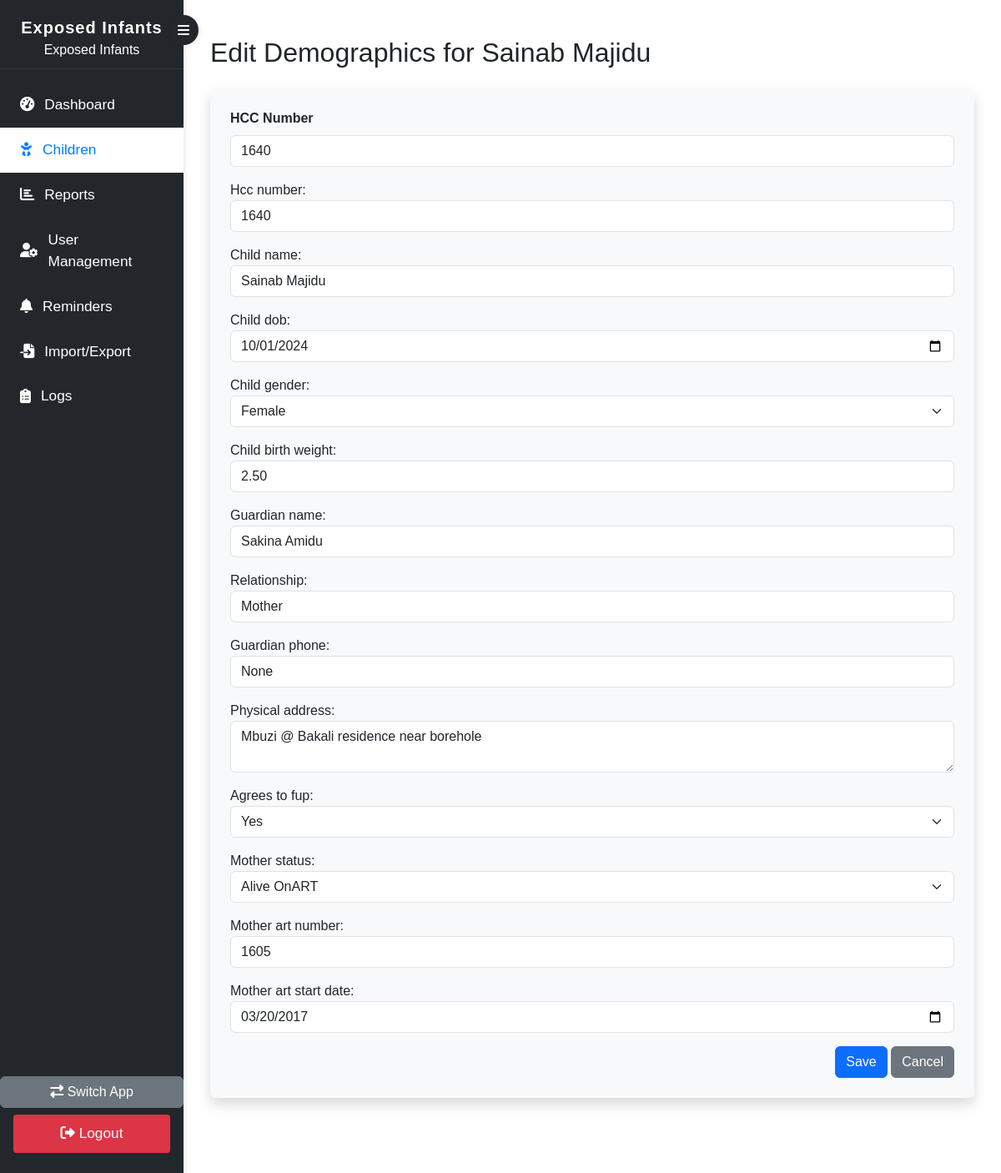
The app's page /children/exposed/children/child_dashboard/1640/edit/all/ (signed in) with its own data.
### children/models.py (models this page shows, shortened)
class Child(models.Model):
    hcc_number = models.CharField(max_length=20, primary_key=True)
    child_name = models.CharField(max_length=200)
    child_dob = models.DateField()
    CHILD_GENDER_CHOICES = [
        ('Male', 'Male'),
        ('Female', 'Female')
    ]
    child_gender = models.CharField(max_length=6, choices=CHILD_GENDER_CHOICES)
    child_birth_weight = models.DecimalField(max_digits=5, decimal_places=2)
    guardian_name = models.CharField(max_length=200)
    relationship = models.CharField(max_length=100)
    guardian_phone = models.CharField(max_length=20)
    physical_address = models.TextField()
    AGREES_TO_FUP_CHOICES = [('Yes', 'Yes'), ('No', 'No')]
    agrees_to_fup = models.CharField(max_length=3, choices=AGREES_TO_FUP_CHOICES)
    MOTHER_STATUS_CHOICES = [
        ('Alive No ART', 'Alive No ART'),
        ('Alive OnART', 'Alive OnART'),
        ('Died', 'Died'),
        ('Unknown', 'Unknown'),
    ]
    mother_status = models.CharField(max_length=20, choices=MOTHER_STATUS_CHOICES)
    mother_art_number = models.CharField(max_length=20, blank=True, null=True)
    mother_art_start_date = models.DateField(blank=True, null=True)

### children/views.py (the view)
# urls.py: path('exposed/children/child_dashboard/<str:hcc_number>/edit/<str:field>/', views.edit_child_field_view, name='edit_field'),
@login_required
@user_passes_test(lambda u: u.is_superuser)
def edit_child_field_view(request, hcc_number, field=None):
    child = get_object_or_404(Child, hcc_number=hcc_number)
    from .forms import ChildForm
    if request.method == 'POST':
        form = ChildForm(request.POST, instance=child)
        if form.is_valid():
            form.save()
            return redirect('children:child_dashboard', hcc_number=hcc_number)
    else:
        form = ChildForm(instance=child)
    return render(request, 'edit_field.html', {
        'child': child,
        'form': form,
    })

### children/templates/edit_field.html (shortened to what this page needs)
{% extends 'base.html' %}
{% load static %}
{% block content %}
<div class="container mt-4">
    <h2>Edit Demographics for {{ child.child_name }}</h2>
    <form method="post" class="shadow p-4 bg-light rounded mt-4">
        <div class="mb-3">
            <label class="form-label"><strong>HCC Number</strong></label>
            <input type="text" class="form-control" value="{{ child.hcc_number }}" readonly>
        </div>
        {{ form.as_p }}
        <div class="text-end">
            <button type="submit" class="btn btn-primary">Save</button>
            <a href="{% url 'children:child_dashboard' child.hcc_number %}" class="btn btn-secondary">Cancel</a>
        </div>
    </form>
</div>
{% endblock %}

### children/static/css/styles.css (style rules this page uses)
html, body { height: 100%; margin: 0; font-family: Arial, sans-serif; }

### records on screen
Child: child_name "Sainab Majidu", hcc_number "1640", child_dob "10/01/2024", child_gender "Female", child_birth_weight "2.50", guardian_name "Sakina Amidu", relationship "Mother", guardian_phone "None", physical_address "Mbuzi @ Bakali residence near borehole", agrees_to_fup "Yes", mother_status "Alive OnART", mother_art_number "1605", mother_art_start_date "03/20/2017"
